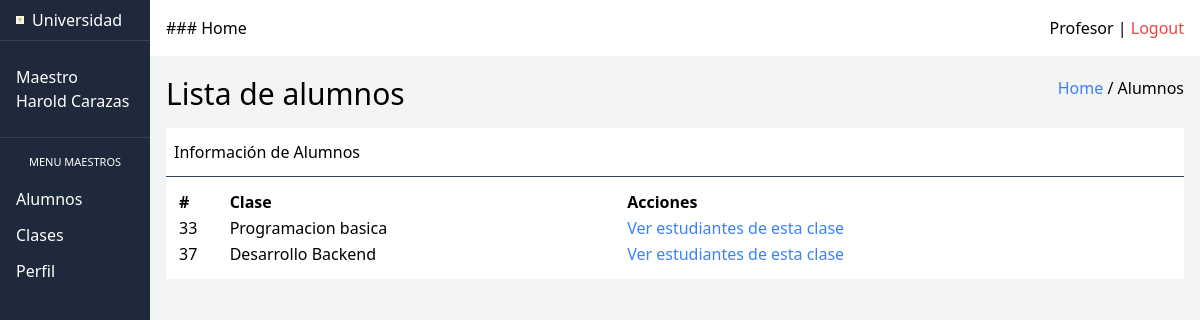
Page /index.php?action=show-clases-table (signed in) on the committed database.
### tables this page shows
CREATE TABLE `clases` (
  `id` int(11) NOT NULL,
  `name` varchar(150) NOT NULL,
  `instructor_id` int(11) DEFAULT NULL
);

### src/DB.php (called while the page is built, shortened)
<?php
class DB
{
    private $pdo;
    public function __construct()
    {
        try {
            $host = $_ENV["DB_HOST"];
            $dbname = $_ENV["DB_DATABASE"];
            $port = $_ENV["DB_PORT"];
            $username = $_ENV["DB_USERNAME"];
            $password = $_ENV["DB_PASSWORD"];
            $attributes = [PDO::ATTR_ERRMODE => PDO::ERRMODE_EXCEPTION];
            $dsn = "mysql:host=$host;dbname=$dbname;port=$port";
            $this->pdo = new PDO($dsn, $username, $password, $attributes);
        } catch (PDOException $e) {
            echo "ERROR: " . $e->getMessage();
        }
    }
    public function connect()
    {
        return $this->pdo;
    }
}
?>

### src/models/Clases.php (called while the page is built, shortened)
<?php
require_once($_SERVER["DOCUMENT_ROOT"] . "/src/DB.php");
class Clases
{
    public function findClasesByInstructorId($id)
    {
        $query = "
        SELECT clases.name as class_name, clases.id as class_id, instructor_id
        FROM clases
        WHERE instructor_id = :id;
        ";
        $pdo = new DB();
        $stmnt = $pdo->connect()->prepare($query);
        $stmnt->bindParam(":id", $id, PDO::PARAM_INT);
        $stmnt->execute();
        $data = [];
        while ($row = $stmnt->fetch(PDO::FETCH_ASSOC)) {
            array_push($data, $row);
        }
        return $data;
    }
}
?>

### src/views/instructor/clases-table.php (the view, shortened to what this page needs)
<?php require $_SERVER['DOCUMENT_ROOT'] . '/src/templates/head.php'; ?>
</head>
<body>
    <div class="grid grid-cols-8 grid-flow-col">
        <?php require $_SERVER['DOCUMENT_ROOT'] . '/src/views/instructor/nav-aside.php'; ?>
        <main>
            <section class="p-4 ">
                <div class="flex justify-between mb-4">
                    <h1 class="text-3xl">Lista de alumnos</h1>
                    <div>
                        <a class="text-blue-500" href="/index.php">Home</a> / Alumnos
                    </div>
                </div>
                <div class="bg-white  divide-y divide-slate-700">
                    <div class="flex justify-between items-center px-2 py-3">
                        <span>Información de Alumnos</span>
                    </div>
                    <div class="p-3">
                        <table class="w-full ">
                            <thead>
                                <tr>
                                    <td class="font-bold">#</td>
                                    <td class="font-bold">Clase</td>
                                    <td class="font-bold">Acciones</td>
                                </tr>
                            </thead>
                            <tbody>
                                <?php foreach ($clases as $row) { ?>
                                    <tr>
                                        <td><?= $row["class_id"] ?></td>
                                        <td><?= $row["class_name"] ?></td>
                                        <td class="text-blue-500"><a href="/index.php?action=show-student-class&class_id=<?= $row["class_id"] ?>&class_name=<?= $row["class_name"] ?>">Ver estudiantes de esta clase</a></td>
                                    </tr>
                                <?php } ?>
                            </tbody>
                        </table>
                    </div>
                </div>
            </section>
        </main>
    </div>
    </div>
</body>
</html>

### rows in the picture
clases: id "33", name "Programacion basica"
clases: id "37", name "Desarrollo Backend"

### other values in the picture
$_SESSION["userData"]["firstname"] "Harold"
$_SESSION["userData"]["lastname"] "Carazas"
